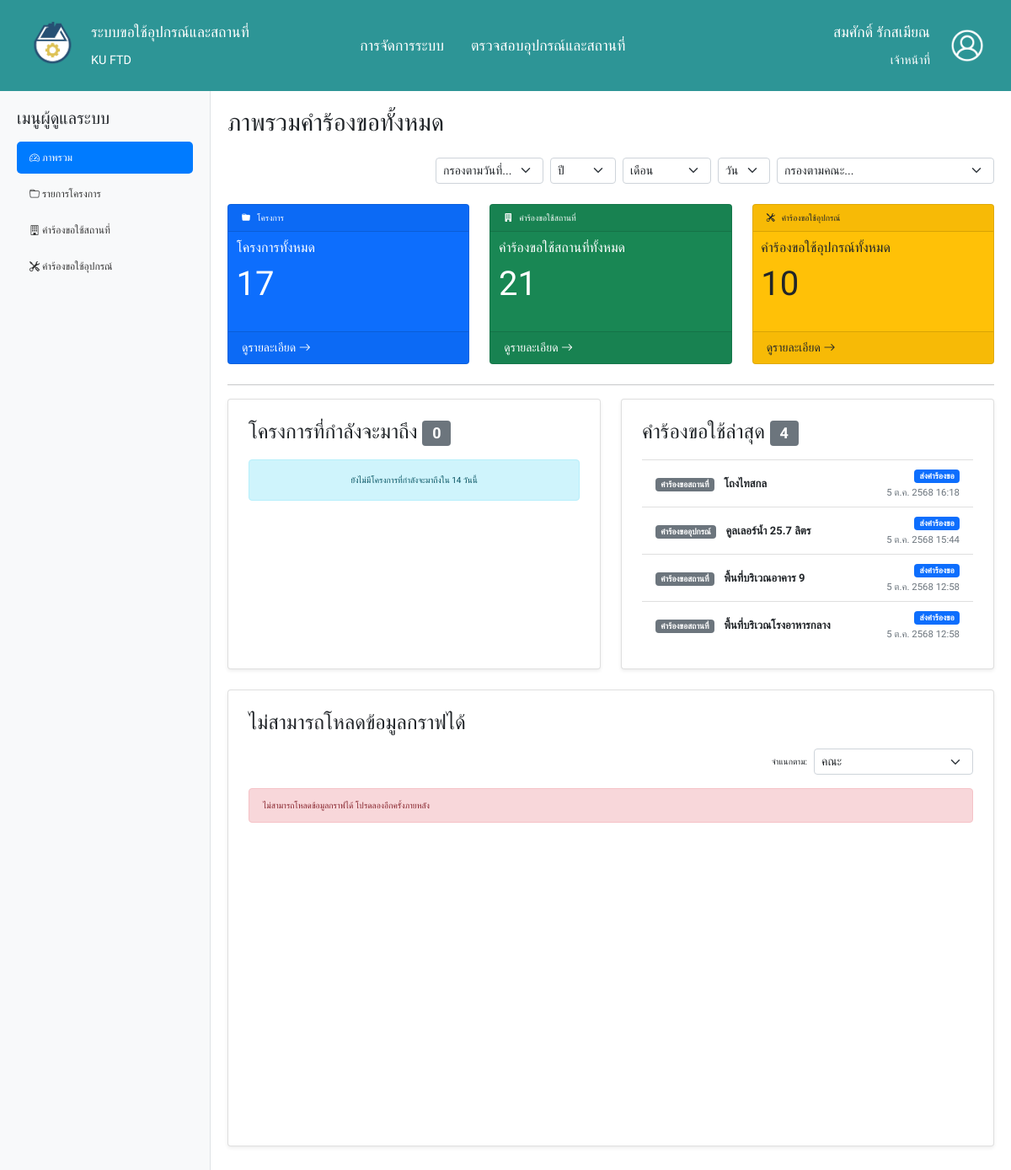
/admin-main-page.php (signed in), run on an earlier commit of the app's database.
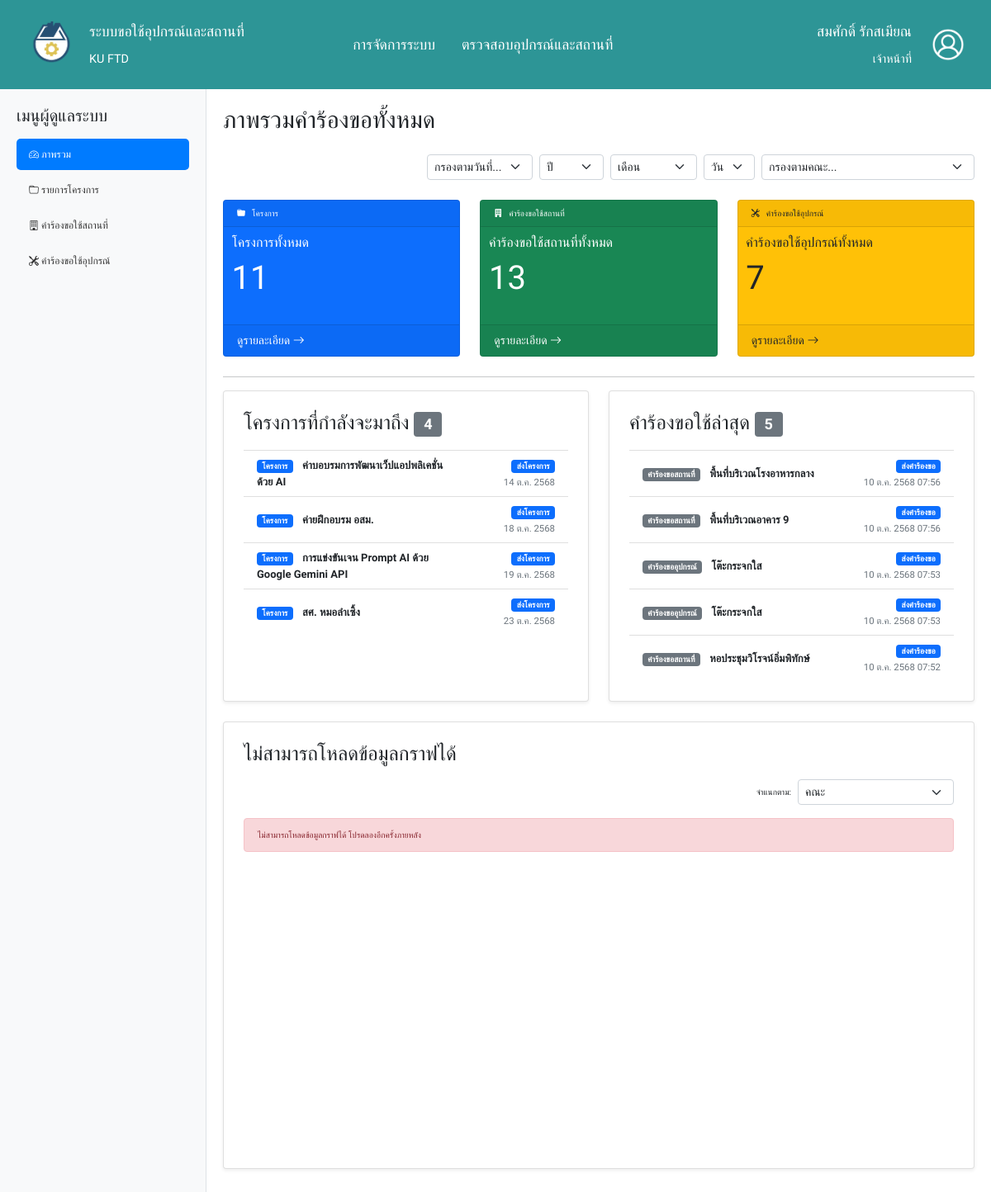
And on a later commit of the database.
### tables this page shows
CREATE TABLE `facilities_requests` (
  `facility_re_id` int(10) NOT NULL,
  `prepare_start_time` time NOT NULL,
  `prepare_end_time` time NOT NULL,
  `prepare_start_date` date NOT NULL,
  `prepare_end_date` date NOT NULL,
  `start_time` time NOT NULL,
  `end_time` time NOT NULL,
  `start_date` date NOT NULL,
  `end_date` date NOT NULL,
  `writed_status` varchar(20) NOT NULL DEFAULT 'ร่างคำร้องขอ',
  `agree` varchar(20) DEFAULT NULL,
  `request_date` timestamp(6) NOT NULL DEFAULT current_timestamp(6) ON UPDATE current_timestamp(6),
  `approve` varchar(20) DEFAULT NULL,
  `approve_date` date DEFAULT NULL,
  `approve_detail` varchar(255) DEFAULT NULL,
  `project_id` int(10) NOT NULL,
  `facility_id` int(4) NOT NULL,
  `staff_id` varchar(11) DEFAULT NULL
);

CREATE TABLE `facilities` (
  `facility_id` int(4) NOT NULL,
  `facility_name` varchar(100) NOT NULL,
  `facility_des` varchar(255) NOT NULL,
  `facility_pic` varchar(255) NOT NULL,
  `building_id` varchar(2) NOT NULL,
  `available` varchar(10) NOT NULL
);

CREATE TABLE `equipments_requests` (
  `equip_re_id` int(10) NOT NULL,
  `start_date` date NOT NULL,
  `end_date` date NOT NULL,
  `writed_status` varchar(20) NOT NULL DEFAULT 'ร่างคำร้องขอ',
  `agree` varchar(4) DEFAULT NULL,
  `transport` varchar(20) DEFAULT NULL,
  `request_date` timestamp(6) NOT NULL DEFAULT current_timestamp(6) ON UPDATE current_timestamp(6),
  `approve` varchar(20) DEFAULT NULL,
  `approve_date` date DEFAULT NULL,
  `quantity` int(3) NOT NULL,
  `approve_detail` varchar(255) DEFAULT NULL,
  `project_id` int(10) NOT NULL,
  `equip_id` int(10) NOT NULL,
  `facility_id` int(4) NOT NULL,
  `staff_id` varchar(11) DEFAULT NULL
);

CREATE TABLE `equipments` (
  `equip_id` int(10) NOT NULL,
  `equip_name` varchar(100) NOT NULL,
  `quantity` int(3) NOT NULL,
  `measure` varchar(50) NOT NULL,
  `size` varchar(100) NOT NULL,
  `equip_pic` varchar(255) NOT NULL,
  `available` varchar(10) NOT NULL
);

CREATE TABLE `project` (
  `project_id` int(10) NOT NULL,
  `project_name` varchar(100) NOT NULL,
  `start_date` date NOT NULL,
  `end_date` date NOT NULL,
  `project_des` varchar(255) NOT NULL,
  `files` varchar(255) DEFAULT NULL,
  `attendee` varchar(4) NOT NULL,
  `phone_num` varchar(10) NOT NULL,
  `advisor_name` varchar(255) DEFAULT NULL,
  `created_date` timestamp(6) NOT NULL DEFAULT current_timestamp(6) ON UPDATE current_timestamp(6),
  `writed_status` varchar(20) NOT NULL DEFAULT 'ร่างโครงการ',
  `nontri_id` varchar(11) NOT NULL,
  `activity_type_id` int(2) NOT NULL
);

### php/admin-dashboard.php (called while the page is built, shortened)
<?php
$DASHBOARD_UPCOMING_DAYS_LIMIT = 14;
$DASHBOARD_RECENT_ACTIVITY_LIMIT = 5;
if (!isset($dashboard_data['upcoming_requests'])) $dashboard_data['upcoming_requests'] = [];
if (!isset($dashboard_data['recent_activity'])) $dashboard_data['recent_activity'] = [];
try {
    $upcoming_date_limit = date('Y-m-d', strtotime('+' . $DASHBOARD_UPCOMING_DAYS_LIMIT . ' days'));
    $current_date_php = date('Y-m-d');
    $sql_upcoming_projects = "SELECT p.project_id AS id, 'โครงการ' AS type, p.project_name AS name,
                                p.start_date, p.end_date, NULL AS start_time, NULL AS end_time,
                                p.project_name AS project_name_for_display, p.writed_status AS writed_status_for_display, NULL AS approve_for_display
                        FROM project p
                        JOIN user u ON p.nontri_id = u.nontri_id
                        WHERE p.start_date BETWEEN ? AND ?
                        AND (p.writed_status = 'ส่งโครงการ' OR p.writed_status = 'เริ่มดำเนินการ')";
    $upcoming_proj_params = [$current_date_php, $upcoming_date_limit];
    $upcoming_proj_param_types = "ss";
    $sql_upcoming_projects .= " ORDER BY p.start_date ASC";
    $stmt_upcoming_projects = $conn->prepare($sql_upcoming_projects);
    if ($stmt_upcoming_projects) {
        $stmt_upcoming_projects->bind_param($upcoming_proj_param_types, ...$upcoming_proj_params);
        $stmt_upcoming_projects->execute();
        $result_upcoming_projects = $stmt_upcoming_projects->get_result();
        while ($row = $result_upcoming_projects->fetch_assoc()) {
            $dashboard_data['upcoming_requests'][] = [
                'id' => $row['id'],
                'type' => $row['type'],
                'name' => $row['name'],
                'start_date' => $row['start_date'],
                'end_date' => $row['end_date'],
                'start_time' => $row['start_time'],
                'end_time' => $row['end_time'],
                'project_name' => $row['name'],
                'writed_status' => $row['writed_status_for_display'],
                'approve' => $row['approve_for_display'],
            ];
        }
    } else {
        error_log("Failed to prepare statement for upcoming projects: " . $conn->error);
    }
    if (isset($dashboard_data['upcoming_requests']) && is_array($dashboard_data['upcoming_requests'])) {
        usort($dashboard_data['upcoming_requests'], function($a, $b) {
            return strtotime($a['start_date']) - strtotime($b['start_date']);
        });
        $dashboard_data['upcoming_requests'] = array_slice($dashboard_data['upcoming_requests'], 0, $DASHBOARD_RECENT_ACTIVITY_LIMIT);
    } else {
        $dashboard_data['upcoming_requests'] = [];
    }
    $all_recent_activity_raw = [];
    $sql_recent_fr = "SELECT fr.facility_re_id AS id, 'คำร้องขอสถานที่' AS item_type, f.facility_name AS item_name,
                            fr.request_date AS activity_date, fr.writed_status AS status_text, fr.approve AS approve_status
                    FROM facilities_requests fr
                    JOIN project p ON fr.project_id = p.project_id
                    JOIN facilities f ON fr.facility_id = f.facility_id
                    JOIN user u ON p.nontri_id = u.nontri_id
                    WHERE fr.writed_status = 'ส่งคำร้องขอ' AND fr.approve IS NULL";
    $sql_recent_fr .= " ORDER BY fr.request_date DESC LIMIT " . $DASHBOARD_RECENT_ACTIVITY_LIMIT;
    $stmt_recent_fr = $conn->prepare($sql_recent_fr);
    if ($stmt_recent_fr) {
        $stmt_recent_fr->execute();
        $result_recent_fr = $stmt_recent_fr->get_result();
        while ($row = $result_recent_fr->fetch_assoc()) {
            $all_recent_activity_raw[] = $row;
        }
    } else {
        error_log("Failed to prepare statement for recent facility requests: " . $conn->error);
    }
    $sql_recent_er = "SELECT er.equip_re_id AS id, 'คำร้องขออุปกรณ์' AS item_type, e.equip_name AS item_name,
                            er.request_date AS activity_date, er.writed_status AS status_text, er.approve AS approve_status
                    FROM equipments_requests er
                    JOIN project p ON er.project_id = p.project_id
                    JOIN equipments e ON er.equip_id = e.equip_id
                    JOIN user u ON p.nontri_id = u.nontri_id
                    WHERE er.writed_status = 'ส่งคำร้องขอ' AND er.approve IS NULL";
    $sql_recent_er .= " ORDER BY er.request_date DESC LIMIT " . $DASHBOARD_RECENT_ACTIVITY_LIMIT;
    $stmt_recent_er = $conn->prepare($sql_recent_er);
    if ($stmt_recent_er) {
        $stmt_recent_er->execute();
        $result_recent_er = $stmt_recent_er->get_result();
        while ($row = $result_recent_er->fetch_assoc()) {
            $all_recent_activity_raw[] = $row;
        }
    } else {
        error_log("Failed to prepare statement for recent equipment requests: " . $conn->error);
    }
    if (isset($all_recent_activity_raw) && is_array($all_recent_activity_raw)) {
        usort($all_recent_activity_raw, function($a, $b) {
            return strtotime($b['activity_date']) - strtotime($a['activity_date']);
        });
        $dashboard_data['recent_activity'] = array_slice($all_recent_activity_raw, 0, $DASHBOARD_RECENT_ACTIVITY_LIMIT);
    } else {
        $dashboard_data['recent_activity'] = [];
    }
} catch (Exception $e) {
    error_log("Admin Dashboard Data Fetching Error: " . $e->getMessage());
    $errors[] = "เกิดข้อผิดพลาดในการดึงข้อมูล Dashboard: " . $e->getMessage();
}
?>

### php/helpers.php (called while the page is built, shortened)
<?php
if (!function_exists('formatThaiDate')) {
    function formatThaiDate($date_str, $include_time = true) {
        $dt = new DateTime($date_str);
        $thai_months = [
            "", "ม.ค.", "ก.พ.", "มี.ค.", "เม.ย.", "พ.ค.", "มิ.ย.",
            "ก.ค.", "ส.ค.", "ก.ย.", "ต.ค.", "พ.ย.", "ธ.ค."
        ];
        $d = (int)$dt->format('j');
        $m = (int)$dt->format('n');
        $y = (int)$dt->format('Y') + 543;
        $output = "{$d} {$thai_months[$m]} {$y}";
        if ($include_time) {
            $time = $dt->format('H:i');
            $output .= " {$time}";
        }
        return $output;
    }
}
if (!function_exists('getStatusBadgeClass')) {
    function getStatusBadgeClass($status_text, $approve_status = null) {
        if ($approve_status === 'อนุมัติ') {
            return 'bg-success';
        } elseif ($approve_status === 'ไม่อนุมัติ') {
            return 'bg-danger';
        } elseif ($approve_status === 'ยกเลิก') {
            return 'bg-dark';
        } else {
            switch ($status_text) {
                case 'ส่งโครงการ':
                case 'ส่งคำร้องขอ':
                    return 'bg-primary';
            }
        }
    }
}
?>

### admin-main-page.php (the view, shortened to what the rows shown need)
<?php
$main_tab = isset($_GET['main_tab']) ? $_GET['main_tab'] : 'dashboard_admin';
include 'php/helpers.php';
include 'php/admin-req-injection.php';
include 'php/admin-dashboard.php';
?>
<!DOCTYPE html>
<html lang="th">
<head>
    <?php include 'header.php'?>
</head>
<body class="admin-body">
    <div class="admin-main-wrapper">
        <div class="admin-content-area" id="mainContent">
            <?php if ($main_tab == 'dashboard_admin'): ?>
                <h1 class="mb-4">ภาพรวมคำร้องขอทั้งหมด</h1>
                <div class="row g-4 mb-4 screen-only">
                    <div class="col-md-6">
                        <div class="card h-100 shadow-sm p-4">
                            <?php if (empty($dashboard_data['upcoming_requests'])): ?>
                                <div class="alert alert-info text-center py-3 mb-0">
                                    ยังไม่มีโครงการที่กำลังจะมาถึงใน 14 วันนี้
                                </div>
                            <?php else: ?>
                                <ul class="list-group list-group-flush">
                                    <?php foreach ($dashboard_data['upcoming_requests'] as $req):
                                        $detail_link = '';
                                        if ($req['type'] == 'โครงการ') {
                                            $detail_link = '?main_tab=projects_admin&mode=detail&id=' . $req['id'];
                                        } elseif ($req['type'] == 'คำร้องขอสถานที่') {
                                            $detail_link = '?main_tab=buildings_admin&mode=detail&id=' . $req['id'];
                                        } elseif ($req['type'] == 'คำร้องขออุปกรณ์') {
                                            $detail_link = '?main_tab=equipments_admin&mode=detail&id=' . $req['id'];
                                        }
                                    ?>
                                    <li class="list-group-item activity-item">
                                        <?php if ($detail_link): ?>
                                            <a href="<?php echo $detail_link; ?>" class="d-flex w-100 justify-content-between align-items-center stretched-link text-decoration-none text-dark inbox-text">
                                        <?php else: ?>
                                            <div class="d-flex w-100 justify-content-between align-items-center text-dark">
                                        <?php endif; ?>
                                                <div class="main-info">
                                                    <span class="badge bg-primary me-2"><?php echo htmlspecialchars($req['type']); ?></span>
                                                    <strong><?php echo htmlspecialchars($req['name']); ?></strong>
                                                </div>
                                                <div class="date-info">
                                                    <span class="badge <?php echo getStatusBadgeClass($req['writed_status'], $req['approve']); ?>"><?php echo htmlspecialchars($req['writed_status']); ?></span><br>
                                                    <small class="text-muted">
                                                        <?php echo formatThaiDate($req['start_date'], false); ?>
                                                    </small>
                                                </div>
                                        <?php if ($detail_link): ?>
                                            </a>
                                        <?php else: ?>
                                            </div>
                                        <?php endif; ?>
                                    </li>
                                    <?php endforeach; ?>
                                </ul>
                            <?php endif; ?>
                        </div>
                    </div>
                    <div class="col-md-6">
                        <div class="card h-100 shadow-sm p-4">
                            <?php if (empty($dashboard_data['recent_activity'])): ?>
                                <div class="alert alert-info text-center py-3 mb-0">
                                    ยังไม่มีคำร้องขอใช้ใด ๆ จากผู้ใช้
                                </div>
                            <?php else: ?>
                                <ul class="list-group list-group-flush">
                                    <?php foreach ($dashboard_data['recent_activity'] as $activity):
                                        $detail_link = '';
                                        if ($activity['item_type'] == 'คำร้องขอสถานที่') {
                                            $detail_link = '?main_tab=buildings_admin&mode=detail&id=' . $activity['id'];
                                        } elseif ($activity['item_type'] == 'คำร้องขออุปกรณ์') {
                                            $detail_link = '?main_tab=equipments_admin&mode=detail&id=' . $activity['id'];
                                        }
                                    ?>
                                        <li class="list-group-item activity-item">
                                            <a href="<?php echo $detail_link; ?>" class="d-flex w-100 justify-content-between align-items-center stretched-link text-decoration-none text-dark inbox-text">
                                                <div class="main-info">
                                                    <span class="badge bg-secondary me-2"><?php echo htmlspecialchars($activity['item_type']); ?></span>
                                                    <strong><?php echo htmlspecialchars($activity['item_name']); ?></strong>
                                                </div>
                                                <div class="date-info">
                                                    <span class="badge <?php echo getStatusBadgeClass($activity['status_text'], $activity['approve_status'] ?? null); ?>"><?php echo htmlspecialchars($activity['approve_status'] ?? $activity['status_text']); ?></span><br>
                                                    <small class="text-muted"><?php echo formatThaiDate($activity['activity_date']); ?></small>
                                                </div>
                                            </a>
                                        </li>
                                    <?php endforeach; ?>
                                </ul>
                            <?php endif; ?>
                        </div>
                    </div>
                </div>
            <?php endif; ?>
        </div>
    </div>
</body>
</html>

What changed in the data, as far as the page shows it:
no longer on this page (row edited): facilities_requests: item_type "คำร้องขอสถานที่", facility.facility_name "โถงไทสกล", writed_status "ส่งคำร้องขอ", request_date "5 ต.ค. 2568 16:18"
no longer on this page (row unchanged): equipments_requests: item_type "คำร้องขออุปกรณ์", equip.equip_name "คูลเลอร์น้ำ 25.7 ลิตร", writed_status "ส่งคำร้องขอ", request_date "5 ต.ค. 2568 15:44"
added project: type "โครงการ", project_name "ค่าบอบรมการพัฒนาเว็ปแอปพลิเคชั่นด้วย AI", writed_status "ส่งโครงการ", start_date "14 ต.ค. 2568"
added project: type "โครงการ", project_name "ค่ายฝึกอบรม อสม.", writed_status "ส่งโครงการ", start_date "18 ต.ค. 2568"
added project: type "โครงการ", project_name "การแข่งขันเจน Prompt AI ด้วย Google Gemini API", writed_status "ส่งโครงการ", start_date "19 ต.ค. 2568"
added project: type "โครงการ", project_name "สศ. หมอลำเซิ้ง", writed_status "ส่งโครงการ", start_date "23 ต.ค. 2568"
changed facilities_requests "พื้นที่บริเวณโรงอาหารกลาง": request_date "5 ต.ค. 2568 12:58" → "10 ต.ค. 2568 07:56"; moves up the list
changed facilities_requests "พื้นที่บริเวณอาคาร 9": request_date "5 ต.ค. 2568 12:58" → "10 ต.ค. 2568 07:56"
added equipments_requests: item_type "คำร้องขออุปกรณ์", equip.equip_name "โต๊ะกระจกใส", writed_status "ส่งคำร้องขอ", request_date "10 ต.ค. 2568 07:53"
added equipments_requests: item_type "คำร้องขออุปกรณ์", equip.equip_name "โต๊ะกระจกใส", writed_status "ส่งคำร้องขอ", request_date "10 ต.ค. 2568 07:53"
added facilities_requests: item_type "คำร้องขอสถานที่", facility.facility_name "หอประชุมวิโรจน์อิ่มพิทักษ์", writed_status "ส่งคำร้องขอ", request_date "10 ต.ค. 2568 07:52"
Also different on the page:
$total_projects_count: "17" → "11"
$total_facilities_requests_count: "21" → "13"
$total_equipments_requests_count: "10" → "7"
count($dashboard_data['upcoming_requests']): "0" → "4"
count($dashboard_data['recent_activity']): "4" → "5"
text no longer shown: "ยังไม่มีโครงการที่กำลังจะมาถึงใน 14 วันนี้"
